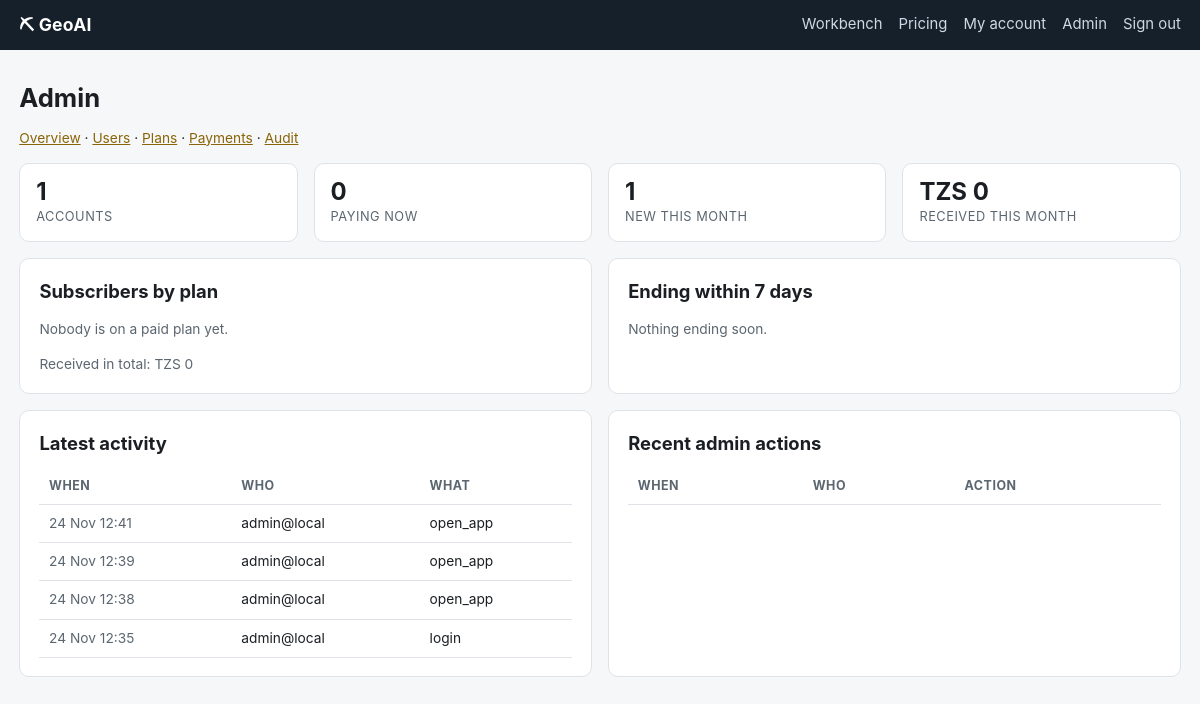
Page /admin/ (signed in) on the earlier database version.
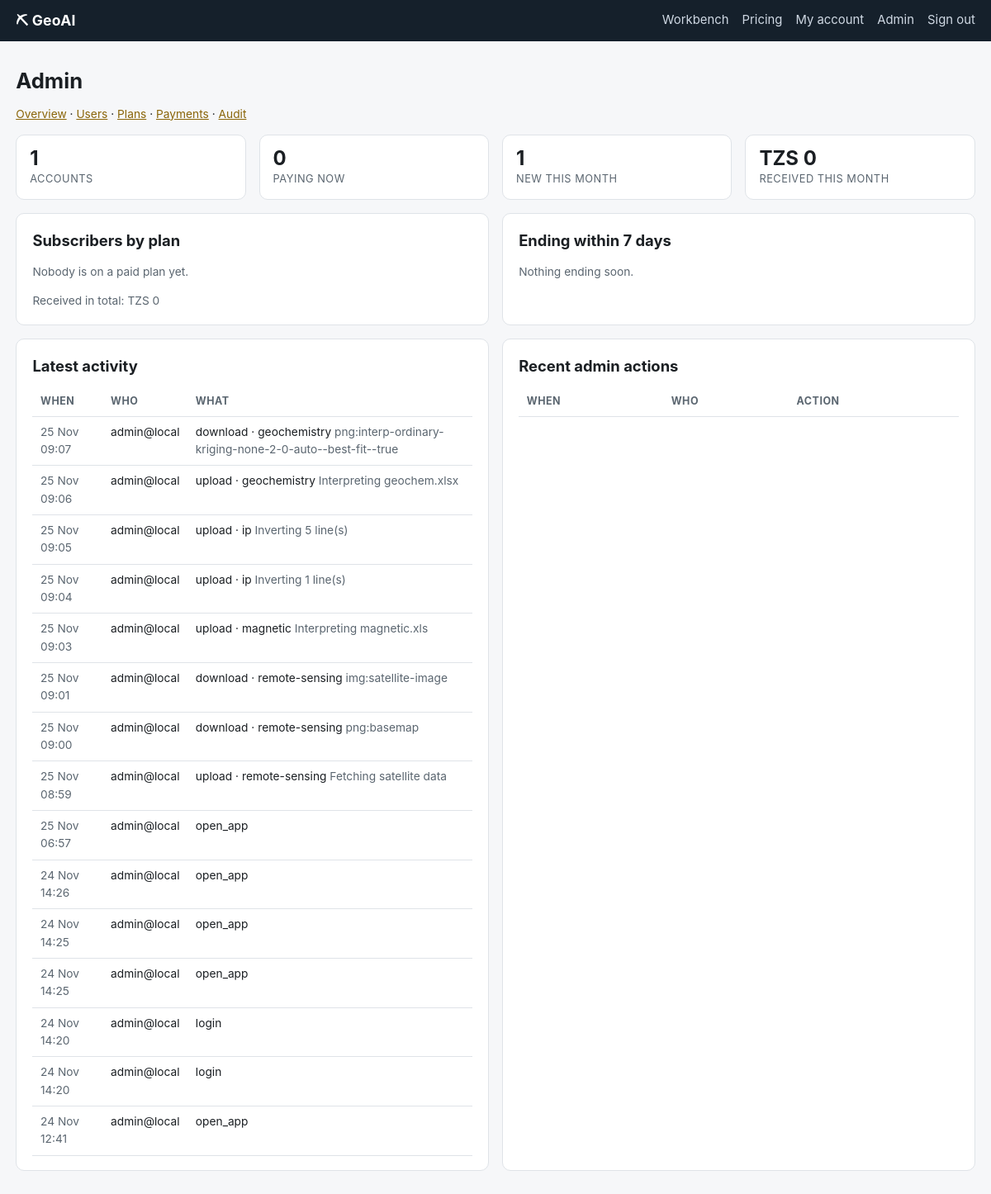
Same page on the later database version.
### portal/models.py (models this page shows, shortened)
class UsageEvent(db.Model):
    __tablename__ = "usage"
    id = db.Column(db.Integer, primary_key=True)
    user_id = db.Column(db.Integer, db.ForeignKey("users.id"), index=True)
    kind = db.Column(db.String(32), nullable=False)                       # login, upload, run, download
    section = db.Column(db.String(40), nullable=False, default="")
    detail = db.Column(db.String(255), nullable=False, default="")
    at = db.Column(db.DateTime, nullable=False, default=now, index=True)

class User(UserMixin, db.Model):
    __tablename__ = "users"
    id = db.Column(db.Integer, primary_key=True)
    email = db.Column(db.String(190), unique=True, nullable=False, index=True)
    name = db.Column(db.String(120), nullable=False, default="")
    organisation = db.Column(db.String(160), nullable=False, default="")
    phone = db.Column(db.String(40), nullable=False, default="")
    password_hash = db.Column(db.String(255), nullable=False)
    is_admin = db.Column(db.Boolean, nullable=False, default=False)
    is_active_account = db.Column(db.Boolean, nullable=False, default=True)
    created_at = db.Column(db.DateTime, nullable=False, default=now)
    last_login = db.Column(db.DateTime)
    subscriptions = db.relationship("Subscription", back_populates="user", cascade="all, delete-orphan",
                                    order_by="Subscription.id.desc()")
    payments = db.relationship("Payment", back_populates="user", cascade="all, delete-orphan")
    @property
    def is_active(self):
        return self.is_active_account

### portal/admin.py (the view)
@bp.route("/")
@admin_only
def dashboard():
    month = now().replace(day=1, hour=0, minute=0, second=0, microsecond=0)
    live = [s for s in Subscription.query.filter_by(status="active").all() if s.is_live]
    stats = {
        "users": User.query.count(),
        "active": len(live),
        "new_this_month": User.query.filter(User.created_at >= month).count(),
        "revenue_month": db.session.query(func.coalesce(func.sum(Payment.amount), 0.0))
        .filter(Payment.at >= month, Payment.status == "paid").scalar(),
        "revenue_total": db.session.query(func.coalesce(func.sum(Payment.amount), 0.0))
        .filter(Payment.status == "paid").scalar(),
        "expiring": sorted([s for s in live if s.days_left <= 7], key=lambda s: s.ends_at)[:10],
    }
    by_plan = {}
    for s in live:
        by_plan[s.plan.name] = by_plan.get(s.plan.name, 0) + 1
    recent = UsageEvent.query.order_by(UsageEvent.at.desc()).limit(15).all()
    users = {u.id: u for u in User.query.all()}
    return render_template("admin/dashboard.html", stats=stats, by_plan=by_plan, recent=recent,
                           users=users, currency=(live[0].plan.currency if live else "TZS"),
                           audit=AuditLog.query.order_by(AuditLog.at.desc()).limit(10).all())

### portal/admin.py (called while the page is built)
def admin_only(f):
    @wraps(f)
    @login_required
    def wrapper(*a, **kw):
        if not current_user.is_admin:
            abort(403)
        return f(*a, **kw)
    return wrapper

### portal/models.py (called while the page is built)
def now():
    return datetime.now(timezone.utc)

### portal/templates/admin/dashboard.html (shortened to what this page needs)
{% extends "base.html" %}
{% block wide %}wide{% endblock %}
{% block body %}
<h1>Admin</h1>{% include "admin/_nav.html" %}
<div class="grid g4">
  <div class="stat"><div class="n">{{ stats.users }}</div><div class="l">Accounts</div></div>
  <div class="stat"><div class="n">{{ stats.active }}</div><div class="l">Paying now</div></div>
  <div class="stat"><div class="n">{{ stats.new_this_month }}</div><div class="l">New this month</div></div>
  <div class="stat"><div class="n">{{ currency }} {{ '{:,.0f}'.format(stats.revenue_month) }}</div>
    <div class="l">Received this month</div></div>
</div>
<div class="grid g2" style="margin-top:1rem">
  <div class="card"><h2 style="margin-top:0">Subscribers by plan</h2>
    {% if by_plan %}<table>{% for name, n in by_plan.items() %}<tr><td>{{ name }}</td><td><b>{{ n }}</b></td></tr>{% endfor %}</table>
    {% else %}<p class="muted small">Nobody is on a paid plan yet.</p>{% endif %}
    <p class="small muted" style="margin-bottom:0">Received in total: {{ currency }} {{ '{:,.0f}'.format(stats.revenue_total) }}</p>
  </div>
  <div class="card"><h2 style="margin-top:0">Ending within 7 days</h2>
    {% if stats.expiring %}<table><tr><th>User</th><th>Plan</th><th>Days</th></tr>
      {% for s in stats.expiring %}<tr>
        <td><a href="{{ url_for('admin.user_detail', uid=s.user_id) }}">{{ s.user.email }}</a></td>
        <td>{{ s.plan.name }}</td><td><span class="tag warn">{{ s.days_left }}</span></td></tr>{% endfor %}</table>
    {% else %}<p class="muted small">Nothing ending soon.</p>{% endif %}
  </div>
</div>
<div class="grid g2">
  <div class="card"><h2 style="margin-top:0">Latest activity</h2>
    <table><tr><th>When</th><th>Who</th><th>What</th></tr>
    {% for e in recent %}<tr><td class="small muted">{{ e.at.strftime('%d %b %H:%M') }}</td>
      <td class="small">{{ users[e.user_id].email if e.user_id in users else '—' }}</td>
      <td class="small">{{ e.kind }}{% if e.section %} · {{ e.section }}{% endif %}
        {% if e.detail %}<span class="muted">{{ e.detail }}</span>{% endif %}</td></tr>{% endfor %}</table>
  </div>
  <div class="card"><h2 style="margin-top:0">Recent admin actions</h2>
    <table><tr><th>When</th><th>Who</th><th>Action</th></tr>
      </table>
  </div>
</div>
{% endblock %}

Differences in the rows shown:
no longer on this page (row unchanged): UsageEvent: at "24 Nov 12:39", {{ users[e.user_id].email if e.user_id in users else '—' }} "admin@local", kind "open_app"
no longer on this page (row unchanged): UsageEvent: at "24 Nov 12:38", {{ users[e.user_id].email if e.user_id in users else '—' }} "admin@local", kind "open_app"
no longer on this page (row unchanged): UsageEvent: at "24 Nov 12:35", {{ users[e.user_id].email if e.user_id in users else '—' }} "admin@local", kind "login"
added UsageEvent: at "25 Nov 09:07", {{ users[e.user_id].email if e.user_id in users else '—' }} "admin@local", kind "download", section "geochemistry", detail "png:interp-ordinary-kriging-none-2-0-auto--best-fit--true"
added UsageEvent: at "25 Nov 09:06", {{ users[e.user_id].email if e.user_id in users else '—' }} "admin@local", kind "upload", section "geochemistry", detail "Interpreting geochem.xlsx"
added UsageEvent: at "25 Nov 09:05", {{ users[e.user_id].email if e.user_id in users else '—' }} "admin@local", kind "upload", section "ip", detail "Inverting 5 line(s)"
added UsageEvent: at "25 Nov 09:04", {{ users[e.user_id].email if e.user_id in users else '—' }} "admin@local", kind "upload", section "ip", detail "Inverting 1 line(s)"
added UsageEvent: at "25 Nov 09:03", {{ users[e.user_id].email if e.user_id in users else '—' }} "admin@local", kind "upload", section "magnetic", detail "Interpreting magnetic.xls"
added UsageEvent: at "25 Nov 09:01", {{ users[e.user_id].email if e.user_id in users else '—' }} "admin@local", kind "download", section "remote-sensing", detail "img:satellite-image"
added UsageEvent: at "25 Nov 09:00", {{ users[e.user_id].email if e.user_id in users else '—' }} "admin@local", kind "download", section "remote-sensing", detail "png:basemap"
added UsageEvent: at "25 Nov 08:59", {{ users[e.user_id].email if e.user_id in users else '—' }} "admin@local", kind "upload", section "remote-sensing", detail "Fetching satellite data"
added UsageEvent: at "25 Nov 06:57", {{ users[e.user_id].email if e.user_id in users else '—' }} "admin@local", kind "open_app"
added UsageEvent: at "24 Nov 14:26", {{ users[e.user_id].email if e.user_id in users else '—' }} "admin@local", kind "open_app"
added UsageEvent: at "24 Nov 14:25", {{ users[e.user_id].email if e.user_id in users else '—' }} "admin@local", kind "open_app"
added UsageEvent: at "24 Nov 14:25", {{ users[e.user_id].email if e.user_id in users else '—' }} "admin@local", kind "open_app"
added UsageEvent: at "24 Nov 14:20", {{ users[e.user_id].email if e.user_id in users else '—' }} "admin@local", kind "login"
added UsageEvent: at "24 Nov 14:20", {{ users[e.user_id].email if e.user_id in users else '—' }} "admin@local", kind "login"
